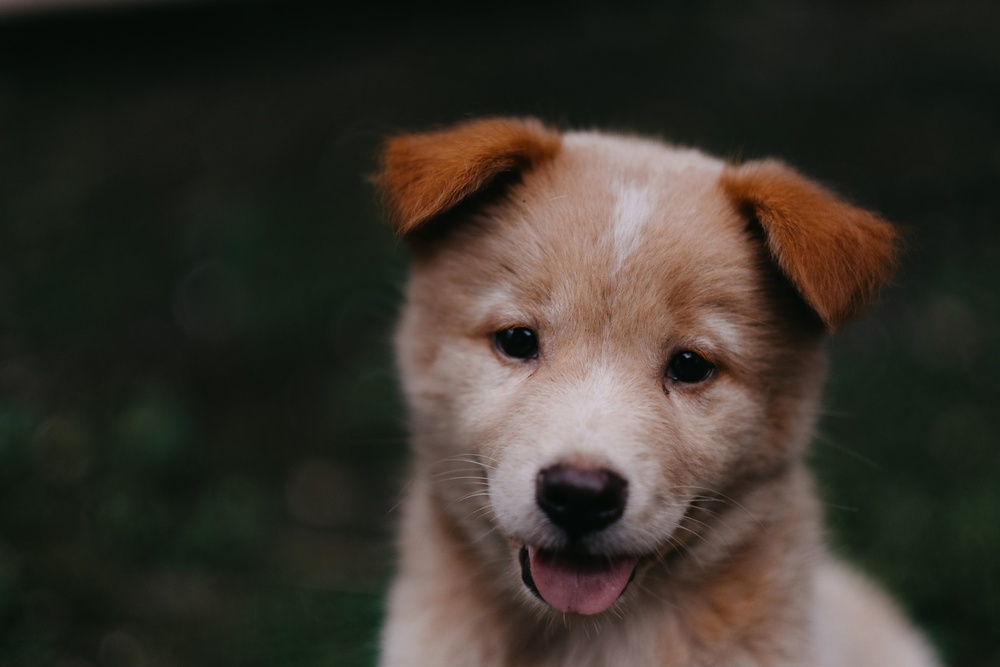
#> input picture data/opencv/00-puppy.jpg, 1000 x 667 px, shrunk from 1950 x 1300 before the run
$ jupyter execute 'Linear Algebra.ipynb'
#> lines starting #> are read from the running program, lines starting #| are printed output that depends on the picture
[cell 1]
import numpy as np
import matplotlib.pyplot as plt
from PIL import Image

Snippet for plotting vectors with colors:

[cell 2]
def plot_vectors(vectors, color):
    origin = [0, 0]
    plt.grid(visible=True)
    for idx, vector in enumerate(vectors):
        plt.quiver(
            [origin[0]],
            [origin[1]],
            [vector[0]],
            [vector[1]],
            color=color[idx],
            angles='xy',
            scale_units='xy',
            scale=1.)
    plt.gca().set_aspect('equal')

### Effect of matrix multiplication on vectors

When we apply a matrix to a vector, we end up with a transformed version of the vector. When we say that we apply the matrix to the vector, it means that we calculate the dot product of the matrix with the vector.
The transformed vector is rescaled & rotated version of the original vector.

Let's have vector $v = 2\hat{i} + 2\hat{j}$. In matrix form, it can be written as $v=[2, 2]$. Graphically this vector looks like the following.

[cell 3]
v = np.array([2, 2])
plt.figure(figsize=(7, 7))
plt.xlim(-4, 4)
plt.ylim(-4, 4)
plot_vectors([v], color=["deeppink"])
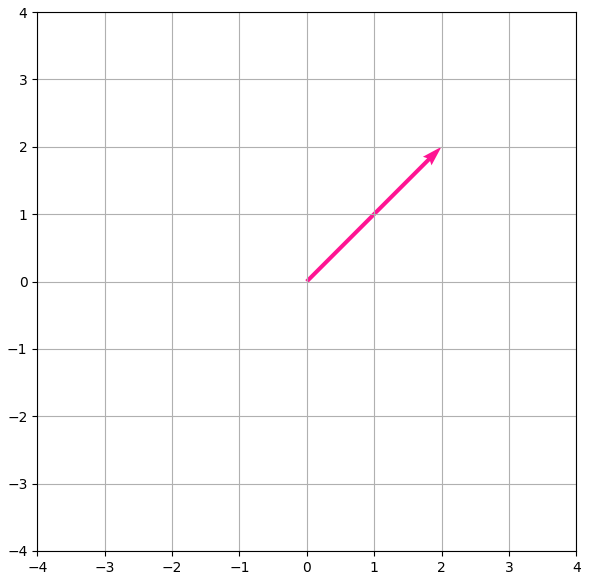
#> figure drawn by matplotlib, 1 panel

For simplicity, we'll do multiplication with diagonal matrix,
$$
D = \begin{bmatrix}
2 & 0\\
0 & 2
\end{bmatrix}
$$

[cell 4]
D = np.array([[2, 0], [0, 2]])

[cell 5]
np.dot(D, v)

Multiplication with diagonal matrix $D$ with same diagonal values gives us scaled version of original vector $v$.

[cell 6]
plt.figure(figsize=(7, 7))
plt.xlim(-1, 10)
plt.ylim(-1, 10)
plot_vectors([v, np.dot(D, v)], color=["deeppink", "teal"])
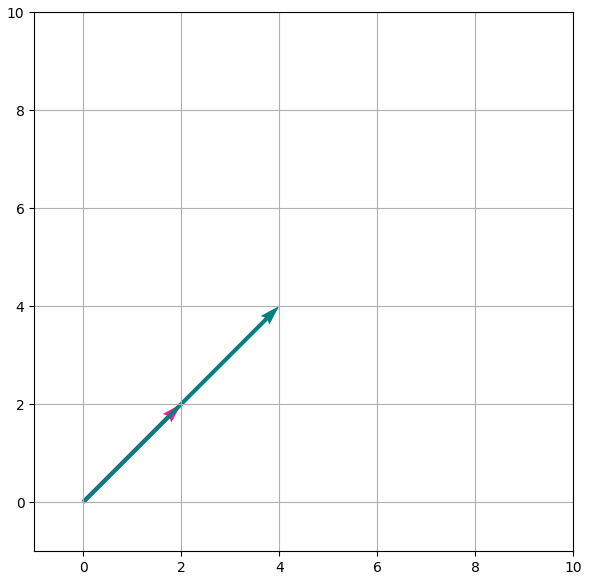
#> figure drawn by matplotlib, 1 panel

#### Example 2:
Now, we'll try different values for diagonal elements, such that
$$
D = \begin{bmatrix}
2 & 0\\
0 & 3
\end{bmatrix}
$$

[cell 7]
D = np.array([[2, 0], [0, 3]])

[cell 8]
[np.dot(D, v)]

[cell 9]
plt.figure(figsize=(7, 7))
plt.xlim(-1, 10)
plt.ylim(-1, 10)
plot_vectors([v, np.dot(D, v)], color=["deeppink", "teal"])

#### Example 3:
For
$$
D = \begin{bmatrix}
2 & 1\\
-3 & 2
\end{bmatrix}
$$

[cell 10]
D = np.array([[2, 1], [-3, 2]])

[cell 11]
np.dot(D, v)

[cell 12]
plt.figure(figsize=(7, 7))
plt.xlim(-1, 10)
plt.ylim(-5, 5)
plot_vectors([v, np.dot(D, v)], color=["deeppink", "teal"])
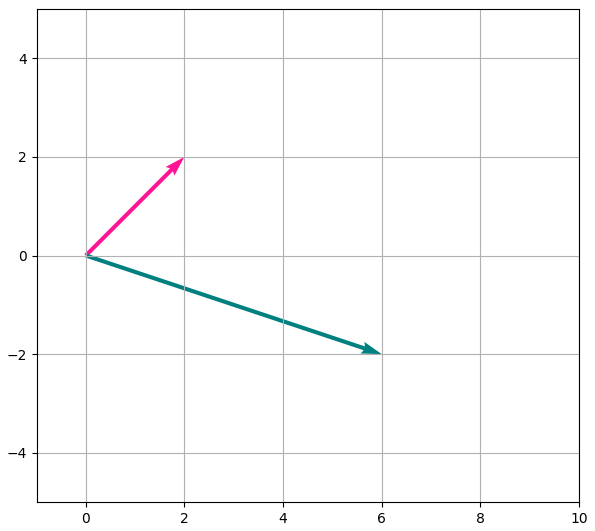
#> figure drawn by matplotlib, 1 panel

## Eigenvector & Eigenvalues

An eigenvector of a square matrix $A$ is a nonzero vector $v$ such that multiplication by $A$ alters only the scale of $v$:
$$ Av = \lambda v $$
the scalar $\lambda$ is known as the eigenvalue corresponding to this eigenvector.

[cell 13]
A = np.array([[1,2], [3,2]])

Eigenvectors & eigenvalues in python can be calculated using `numpy.linalg.eig` function. The function takes a square matrix & returns a tuple containing eigenvalues & eigenvectors.

[cell 14]
eig_val, eig_vec = np.linalg.eig(A)
print("Eigenvalues:", eig_val)
print("Eigenvectors:", eig_vec)

In the returned eigenvector matrix(second element of tuple), eigenvectors are along the each column.

[cell 15]
print(f"1st Eigenvalue is: {eig_val[0]} & 2nd Eigenvalue is: {eig_val[1]}.")
print(f"1st Eigenvector is: {eig_vec[:, 0]} & 2nd Eigenvector is: {eig_vec[:, 1]}.")

Now, let's check validity of above equation.

For $1^{st}$ vector:

[cell 16]
eig_vec_a = eig_vec[:, 0]
eig_val_a = eig_val[0]

L.H.S: $Av$

[cell 17]
np.dot(A, eig_vec_a)

R.H.S: $\lambda v$

[cell 18]
eig_val_a * eig_vec_a

[cell 19]
plt.figure(figsize=(7, 7))
plt.xlim(-2, 2)
plt.ylim(-2, 2)
plot_vectors(
    [eig_vec_a, np.dot(A, eig_vec_a)],
    color=["deeppink", "teal"])
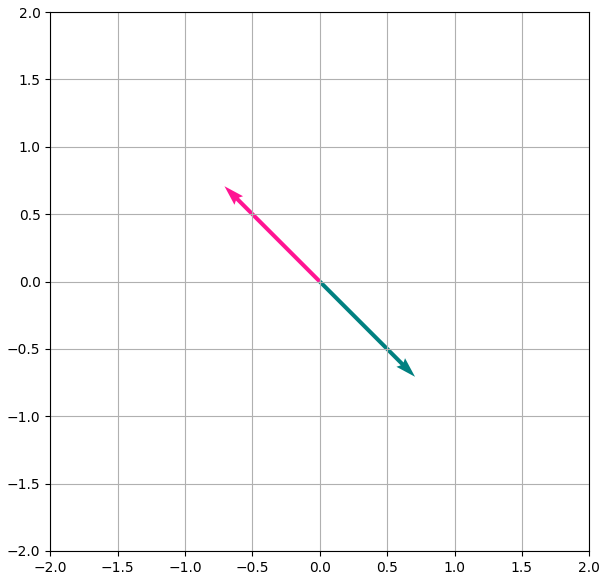
#> figure drawn by matplotlib, 1 panel

For $2^{nd}$ vector:

[cell 20]
eig_vec_b = eig_vec[:, 1]
eig_val_b = eig_val[1]

L.H.S: $Av$

[cell 21]
np.dot(A, eig_vec_b)

R.H.S: $\lambda v$

[cell 22]
eig_val_b * eig_vec_b

[cell 23]
plt.figure(figsize=(7, 7))
plt.xlim(-5, 2)
plt.ylim(-5, 2)
plot_vectors([eig_vec_b], color=["deeppink"])
plot_vectors([np.dot(A, eig_vec_b)], color=["teal"])

What if we have rescaled version of a eigenvector?
<br>If $v$ is an eigenvector $A$, then any rescaled vector $sv$, where $s \in R, s \ne 0$, is also an eigenvector. Moreover, $sv$ still has the same eigenvalue. For this reason, we generally are interested in unit eigenvectors. So, to keep eigenvectors un unit norm, the scaling is provided to the eigenvalues. See below example:

[cell 24]
np.linalg.eig(A)

[cell 25]
np.linalg.eig(3*A)

Notice we have same eigenvectors in both cases (because we are always interested in unit eigenvectors) & the effect of scaling is seen only in eigenvalues. In short, __scale eigenvectors & keep eigenvalues same__ or __scale eigenvalues & keep eigenvectors same__, both are same thing.

Now let's see effect of matrix multiplication on unit circle (all possible unit vectors) & eigenvectors of identity matrix.

[cell 26]
def plot_transformed_circle(matrix):
    # Taking parametric form of equation of the circle: x^2 + y^2 = r^2
    # Where x = cos(t) & y = sin(t)
    t = np.linspace(0, 2*np.pi, 1000)
    x = np.cos(t)
    y = np.sin(t)
    # Alternative way:
    # Taking standard form of equation of the circle: x^2 + y^2 = r^2
    # x = np.linspace(-1, 1, 1000)
    # y = np.sqrt(1 - x**2)
    # y_neg = -1 * y
    coords = np.array([x, y])
    transformed_x, transformed_y = np.dot(matrix, coords)
    plt.figure(figsize=(7, 7))
    plt.xlim(-4, 4)
    plt.ylim(-4, 4)
    plt.grid(visible=True)
    transformed_matrix = np.dot(matrix, np.identity(2))
    eig_vals, eig_vecs = np.linalg.eig(transformed_matrix)
    plot_vectors(
        [
            eig_vals[0] * eig_vecs[:, 0],
            eig_vals[1] * eig_vecs[:, 1]
        ],
        color=["r", "b"]
    )
    plt.plot(transformed_x, transformed_y, color="purple")
    plt.gca().set_aspect('equal')

[cell 27]
print("Circle without transformation:")
plot_transformed_circle(np.identity(2))

[cell 28]
A = np.array([[1,2], [3,2]])
A

[cell 29]
print("Circle with transformation:")
plot_transformed_circle(A)

## Eigendecomposition

We know that eigenvector $v$ of matrix $A$ follows:
$$ Av = \lambda v $$

Here $v$ is an $n$-dimensional vector represented as $v = v_1\hat{i_1} + v_2\hat{i_2} + ... + v_n\hat{i_n}$.
<br>It can also be written in matrix form as:

$$
v = \begin{bmatrix}
v_1\\
v_2\\
.\\
.\\
.\\
v_n
\end{bmatrix}_{nx1}
$$

We have $n$ such $n$-dimensional vectors, because it's a square matrix(no. of columns = no. of rows).
Each vector $v_p$, where $1<=p<=n$, can be written as:
$v_p = v_{p1}\hat{i_1} + v_{p2}\hat{i_2} + ... + v_{pn}\hat{i_n}$

Writing all these eigenvectors in matrix $V$:
$$
V = \begin{bmatrix}
v_{11} & v_{21} & ... & v_{n1}\\
v_{12} & v_{22} & ... & v_{n2}\\
. & . & ... & .\\
. & . & ... & .\\
. & . & ... & .\\
v_{n1} & v_{n1} & ... & v_{nn}
\end{bmatrix}_{nxn}
$$

Each eigenvector is associated with an eigenvalue. So:
$$
\Lambda = \begin{bmatrix}
\lambda_1 & 0 & ... & 0\\
0 & \lambda_2 & ... &0\\
. & . & ... & .\\
. & . & ... & .\\
. & . & ... & .\\
0 & 0 & ... & \lambda_n
\end{bmatrix}_{nxn}
$$

The equation can be rewritten for all eigenvectors & eigenvalues altogether.
$$AV = V\Lambda$$
Post-multiplying $V^{-1}$ both sides, we get:
$$AVV^{-1} = V\Lambda V^{-1}$$
$$AI = V\Lambda V^{-1}$$
$$A = V\Lambda V^{-1}$$
This formula is called __eigendecomposition__ of the matrix.

Let's see if the above formula works for our matrix.

[cell 30]
A = np.array([[1,2], [3,2]])
A

[cell 31]
eig_vals, eig_vecs = np.linalg.eig(A)

[cell 32]
eig_val_mat = np.diag(eig_vals)
eig_val_mat

[cell 33]
np.linalg.multi_dot((eig_vecs, eig_val_mat, np.linalg.inv(eig_vecs)))

[cell 34]
A

Both are same!!!

### Eigendecomposition for symmetric matrix

Let's create a symmetric matrix,
$$
A = \begin{bmatrix}
3 & 5 & -1\\
5 & -4 & 7\\
-1 & 7 & 0
\end{bmatrix}
$$

[cell 35]
A = np.array([[3, 5, -1,], [5, -4, 7], [-1, 7, 0]])

[cell 36]
eig_vals, eig_vecs = np.linalg.eig(A)

[cell 37]
eig_vals

[cell 38]
eig_vecs

One interesting property with eigenvector matrix $V$ of symmetric matrix $A$ is that $V$ is __orthogonal__. And since $V$ is orthogonal, we can say:
$$ V^T = V^{-1} $$

So the eigendecomposition formula for symmetric matrix becomes:
$$A = V\Lambda V^T$$

Let's verify that:

[cell 39]
np.around(np.linalg.multi_dot((eig_vecs, np.diag(eig_vals), eig_vecs.T)), decimals=3)

Specifically, every real symmetric matrix is guaranteed to have an eigendecomposition.

We can think matrix & vector/matrix(collection of vectors) multiplication as a step-by-step transformation of the vector.
Mathematically speaking, matrix multiplication between $A$ & $v$ is $Av$, where number of columns. in $A$ must be equal to number of rows(dimensions) in $v$.
<br>Now, we can easily decompose $A$ using eigendecomposition.
$$ Av = (V\Lambda V^{-1}) v$$
Using associative property:
$$ (V\Lambda V^{-1}) v = (V(\Lambda (V^{-1} v)))$$
Let's check the transformation:

[cell 40]
# Taking parametric form of equation of the circle: x^2 + y^2 = r^2
# Where x = cos(t) & y = sin(t)
t = np.linspace(0, 2*np.pi, 1000)
x = np.cos(t)
y = np.sin(t)
# Alternative way:
# Taking standard form of equation of the circle: x^2 + y^2 = r^2
# x = np.linspace(-1, 1, 1000)
# y = np.sqrt(1 - x**2)
# y_neg = -1 * y
plt.figure(figsize=(7, 7))
plt.xlim(-4, 4)
plt.ylim(-4, 4)
coords = np.array([x, y])
plt.grid(visible=True)
plt.plot(x, y, color="purple")
plt.gca().set_aspect('equal')

[cell 41]
A = np.array([[1,2], [3,2]])
A

[cell 42]
eig_vals, eig_vecs = np.linalg.eig(A)

First transformation: $V^{-1} v$

[cell 43]
plt.figure(figsize=(7, 7))
plt.xlim(-4, 4)
plt.ylim(-4, 4)
coords = np.array([x, y])
V_inv_v = np.dot(np.linalg.inv(eig_vecs), coords)
plt.grid(visible=True)
plt.plot(V_inv_v[0], V_inv_v[1], color="purple")
plt.gca().set_aspect('equal')

Second transformation: $\Lambda (V^{-1} v))$

[cell 44]
plt.figure(figsize=(7, 7))
plt.xlim(-5, 5)
plt.ylim(-5, 5)
Lambda_V_inv_v = np.dot(np.diag(eig_vals), V_inv_v)
plt.grid(visible=True)
plt.plot(Lambda_V_inv_v[0], Lambda_V_inv_v[1], color="purple")
plt.gca().set_aspect('equal')

Third transformation: $V(\Lambda (V^{-1} v))$

[cell 45]
plt.figure(figsize=(7, 7))
plt.xlim(-5, 5)
plt.ylim(-5, 5)
V_Lambda_V_inv_v = np.dot(eig_vecs, Lambda_V_inv_v)
plt.grid(visible=True)
plt.plot(V_Lambda_V_inv_v[0], V_Lambda_V_inv_v[1], color="purple")
plt.gca().set_aspect('equal')

Let's compare all by plotting them altogether.

[cell 46]
plt.figure(figsize=(7, 7))
plt.xlim(-5, 5)
plt.ylim(-5, 5)
coords = np.array([x, y])
V_inv_v = np.dot(np.linalg.inv(eig_vecs), coords)
plt.grid(visible=True)
colors = ["limegreen", "crimson", "fuchsia", "tomato"]
plt.plot(x, y, color=colors[0])
plt.plot(V_inv_v[0], V_inv_v[1], color=colors[1])
plt.plot(Lambda_V_inv_v[0], Lambda_V_inv_v[1], color=colors[2])
plt.plot(V_Lambda_V_inv_v[0], V_Lambda_V_inv_v[1], color=colors[3])
plt.legend(labels=["original", "first transformation", "second transformation", "third transformation"])
plt.gca().set_aspect('equal')

### Applications of eigendecomposition:

#### 1. Eigenvectors & eigenvalues of inverse matrix:
We know that $A = V\Lambda V^{-1}$. So,
$$(A)^{-1} = (V\Lambda V^{-1})^{-1}$$
$$A^{-1} = (V\Lambda V^{-1})^{-1}$$
Using matrix property, $ (ABC)^{-1} = C^{-1}B^{-1}A^{-1}$, we get
$$A^{-1} = (V^{-1})^{-1}(\Lambda)^{-1} (V)^{-1}$$
<br>
$$A^{-1} = V\Lambda^{-1}V^{-1}$$
<br>
Since this equation is eigendecomposition of $A^{-1}$, we can say that $V$ is an eigenvector matrix of $A^{-1}$, which means $A$ & $A^{-1}$, both have same eigenvectors. $\Lambda^{-1}$ is the eigenvalues of $A^{-1}$.
$\Lambda$ is a diagonal matrix containing eigenvalues of $A$, where $\Lambda_{ii} = \lambda_{i}$, hence $\Lambda^{-1}$ can be easily calculated by doing $\Lambda^{-1}_{ii} = \frac{1}{\lambda_{i}}$ (property of diagonal matrix), where $\lambda_{i} \ne 0$.

#### 2. Optimizing quadratic equations:
Quadratic equations can be expressed in matrix form.
$$f(x)= \begin{bmatrix}
x_1\\
x_2
\end{bmatrix}
\begin{bmatrix}
a & b\\
c & d
\end{bmatrix}
\begin{bmatrix}
x_1 & x_2
\end{bmatrix} = x^TAx$$

$$f(x)=ax^2_1+(b+c)x_1x_2+dx_2^2$$

For simplicity let's take symmetric matrix.
$$f(x)= \begin{bmatrix}
x_1\\
x_2
\end{bmatrix}
\begin{bmatrix}
a & b\\
b & d
\end{bmatrix}
\begin{bmatrix}
x_1 & x_2
\end{bmatrix} = x^TAx$$

$$f(x)=ax^2_1+2bx_1x_2+dx_2^2$$
To optimize the equation, we have to get rid of cross terms (non-squared terms). For that we have to get rid of everything in the matrix except for the main diagonal.
We can do __change in variable__ using __Principal Axes Theorem__.
<br><br>__Principal Axes Theorem__:
<br> We can substitute $x=Py$ in quadratic equation $x^TAx$, where $P$ is a matrix.
$$x^TAx = (Py)^TA(Py)$$
$$x^TAx = y^TP^TAPy$$
$$x^TAx = y^T(P^TAP)y$$
<br><br>We have eigendecomposition equation for symmetric matrix, $$A = V\Lambda V^T$$
Pre-multiply both sides with $V^T$, $$V^TA = V^TV\Lambda V^T$$
We also know that $V$ is orthogonal matrix, so $V^TV = I$.
$V^T$, $$V^TA = \Lambda V^T$$
Post-multiply both sides with $V$, $$V^TAV = \Lambda V^TV$$
We, now have $$V^TAV = \Lambda $$
<br><br>
Look closely to both equations, viz, $$x^TAx = y^T(P^TAP)y$$ and $$V^TAV = \Lambda $$
In both equations $A$ is symmetric matrix. $(P^TAP)$ & $\Lambda$ are diagonal matrices. With that being said, $P$ can be eigenvector matrix of $A$, that means $(P^TAP)$ can be replaced by $\Lambda$.
The quadratic equation now changes to:
$$x^TAx = y^T\Lambda y$$ where $\Lambda$ is eigenvalues of $A$.
The equation can be rewritten as
$$f(x)= \begin{bmatrix}
y_1\\
y_2
\end{bmatrix}
\begin{bmatrix}
\lambda_1 & 0\\
0 & \lambda_2
\end{bmatrix}
\begin{bmatrix}
y_1 & y_2
\end{bmatrix} = x^TAx = \lambda_1y^2_1+\lambda_2y_2^2$$
For n-variables we have: $f(x)=  \lambda_1y^2_1 + \lambda_2y_2^2 + ....... + \lambda_ny^2_n$
<br><br>To optimize quadratic expressions subject to $||x||_2$.
Since $x=Py$,
$$x^Tx = (Py)^TPy$$
$$x^Tx = y^TP^TPy$$
$x^Tx = y^Ty$ (because these are orthogonal matrix, hence $P^TP = I$)
$$||x|| = ||y|| = 1$$
$$y^2_1+y_2^2 = 1$$
Now optimizing $f(x) = \lambda_1y^2_1+\lambda_2y_2^2$, let's assume $\lambda_1 > \lambda_2$.
Then, $$\lambda_1y^2_1 \ge \lambda_2y^2_1$$
Adding $\lambda_2y_2^2$ both sides,
$$\lambda_1y^2_1 + \lambda_2y_2^2 \ge \lambda_2y^2_1 + \lambda_2y_2^2$$
$$\lambda_1y^2_1 + \lambda_2y_2^2 \ge \lambda_2(||y||_2)$$
$$\lambda_1y^2_1 + \lambda_2y_2^2 \ge \lambda_2$$
$$f(x) \ge \lambda_2$$
__Minimum value of $f(x)$ is $\lambda_2$. Similarly, Maximum value of $f(x)$ is $\lambda_1$.__
<br><br>
Instead of doing all these derivation, there is a shortcut.
$$f(x) = x^TAx$$
Let's assume $x$ as eigenvector of $A$,
$$f(x) = x^T\lambda x  = \lambda x^Tx = \lambda ||x||_2 = \lambda$$
$$f(x) = \lambda$$
Whenever $x$ is equal to an eigenvector of $A$, $f$ takes on the value if the correspoing eigenvalue. The maximum value of $f$ within the constraint region is the maximum eigenvalue & its minimum value within the constraint region is the minimum eigenvalue.

## Singular Value Decomposition
Earlier, we saw how to decompose matrix into eigenvalues & eigenvectors using eigendecomposition. The __singular value decomposition(SVD)__ provides another way to factorize/decompose a matrix, into __singular values__ & __singular vectors__. Every real matrix has a singular value decomposition, but the same is not true of the eigendecomposition. For example, if a matrix is not square the, eigendecomposition is not defined, and we must use a singular value decomposition instead.

We defined eigendecomposition as,
$$A = V\Lambda V^{-1}$$
The singular value decomposition is similar, except this time we will use product of three different matrices to form $A$,
$$A = UDV^T$$
Suppose $A$ is an $m \times n$ matrix. Then $U$ is defined to be an $m \times m$ matrix, $D$ to be an $m \times n$ matrix, and $V$ to be an $n \times n$ matrix.
The columns of $U$ are know as __left-singular vectors__ of $A$.
The elements along the diagonal of $D$ are know as __singular values__ of $A$.
The columns of $V$ are know as __right-singular vectors__ of $A$.

Let's calculate SVD in python for
$$
A = \begin{bmatrix}
-3 & 0\\
3 & -3\\
4 & -4
\end{bmatrix}
$$

[cell 47]
A = np.array([[-3,  0],
       [ 3, -3],
       [ 4, -4]])

[cell 48]
U, D, V = np.linalg.svd(A)

__Left singular vectors matrix (U):__

[cell 49]
U

__Singular values matrix (D):__

[cell 50]
D

We will generate it properly.

[cell 51]
diag_matrix = np.zeros_like(A, dtype=np.float32)
np.fill_diagonal(diag_matrix, D)

[cell 52]
diag_matrix

__Right singular vectors matrix (V):__
<br>__Note__: $V$ by default is transposed, so don't have to transpose it.

[cell 53]
V

Let's multiply all three:

[cell 54]
np.around(np.linalg.multi_dot((U,diag_matrix,V)), decimals=4)

[cell 55]
A

Both are same!!!
<br>But how are $U$, $D$ and $V$ calculated?

__$U$ is eigenvectors of $AA^T$:__
<br><br>
Proof: Since,
$$A = UDV^T$$
$$A^T = (UDV^T)^T$$
Multiplying both, we get:
$$AA^T = UDV^T(UDV^T)^T = UDV^TVD^TU^T$$
<br>
$$\hspace{5cm}AA^T = UDD^TU^T     \hspace{3cm}  \because (V^TV = I) $$
<br>
The above expession can be compared with __eigen decomposition__ and it is evident that $U$ is eigenvector matrix of $AA^T$.

[cell 56]
U_hat = np.linalg.eig(np.matmul(A, A.T))[1]
U_hat

[cell 57]
U

__Note:__ Since each column of eigenvector matrix represent an eigenvector, we might have a different order or sign(opposite direction) in eigenvectors. This does not change the fact that $U=eigenvectors(AA^T)$. We generally use numpy's SVD to be more accurate in eigenvector's order.
<br><br>
One more thing to notice is that singular values are ordered in descending manner. It means that initial singular values & singular vectors contain lot of information about the original matrix than the later ones.

__$D$ is square root of non-zero eigenvalues of $A^TA$ or $AA^T$:__
<br><br>
Proof: The proof for $U$ tells us that eigen values of $AA^T$ is equal to $DD^T$. So, conversely, $D$ is equal to the square root of non-zero eigen-values of $AA^T$.

[cell 58]
D_hat = np.sqrt(np.around(np.linalg.eig(np.matmul(A, A.T))[0], decimals=6))
D_hat

[cell 59]
D_hat2 = np.sqrt(np.around(np.linalg.eig(np.matmul(A.T, A))[0], decimals=6))
D_hat2

[cell 60]
D

__$V$ is eigenvectors of $A^TA$:__
Proof: Since,
$$A = UDV^T$$
$$A^T = (UDV^T)^T$$
Multiplying both, we get:
$$A^TA = (UDV^T)^TUDV^T = VD^TU^TUDV^T$$
<br>
$$\hspace{5cm}AA^T  = VD^TDV^T    \hspace{3cm}  \because (U^TU = I) $$
<br>
The above expession can be compared with __eigen decomposition__ and it is evident that $V$ is eigenvector matrix of $A^TA$.

[cell 61]
V_hat = np.linalg.eig(np.matmul(A.T, A))[1].T
V_hat

[cell 62]
V

### Applications of SVD:

#### 1. Moore-Penrose Pseudo-inverse
Matrix inversion is not defined for matrices that are not square. Suppose we want to solve linear equation $Ax = b$, we'll take $A^{-1}$ both sides to make it $x = A^{-1}B$. Depending on the structure of the problem, it may not be possible to calculate $A^{-1}$.
<br><br>
If $A$ is taller than it is wide $(rows > columns)$, i.e., __overdetermined system of linear equations__, then it is possible for this equation to have no solution. If $A$ is wider than it is tall $(rows < columns)$, i.e., __underdetermined system of linear equations__, then there could be multiple possible solution.
<br><br>
Both the cases above, points to non-square matrix.
We know for any matrix $A$, SVD is defined as:
$$A = UDV^T$$
Then,
$$A^{-1} = (UDV^T)^{-1}$$
$$A^{-1} = (V^T)^{-1}D^{-1}U^{-1}$$
We also know that $U$ & $V$ are orthogonal matrices, so inverses would be equal to their corresponding transposes.
$$A^{-1} = (V^T)^TD^{-1}U^T$$
$$A^{-1} = VD^{-1}U^T$$
But, wait a minute!!!! Didn't we just say that _"Matrix inversion is not defined for matrices that are not square."_? Yes!! That is correct. Now, instead of saying that we are calculating inverse, we'll say we are calculating __pseudo-inverse__. Pseudo-inverse of matrix $A$ is expressed as $A^+$. So above equation becomes:
$$A^+ = VD^+U^T$$
Here both $A^+$ & $D^+$ are pseudo-inverses of $A$ & $D$.
<br>
$D^+$ is obtained by taking the reciprocal of its nonzero elements then taking the transpose of the resulting matrix.

The pseudo-inverse solves the system of linear equations in the least square error perspective: it finds the solution that minimize the error.

$$ AA^+≈I_n $$
minimizing
$$ ‖AA^+−I_n‖_2 $$

So, When we don't have a square matrix for system of equations, the solution becomes:
$$ x = A^+B $$

__Over-determined case__ ($n_{equations} > n_{variables}$):
<br>
In case of overdetermined system of equations, we don't have a solution(you can confirm that with below figure).

[cell 63]
x = np.linspace(-10, 10, 50)
y1 = (1 - 2 * x) / 3    # 3x + 2y = 1
y2 = (x - 4) / 7    # x - 7y = 4
y3 = (12 + 4 * x) / 9   # -4x + 9y = 12

[cell 64]
plt.figure(figsize=(7,7))
plt.plot(x, y1)
plt.plot(x, y2)
plt.plot(x, y3)

Coefficient matrix:

[cell 65]
A = np.array([[3, 2], [1, -7], [-4, 9]])
A

Constant matrix:

[cell 66]
B = np.array([[1], [4], [12]])
B

Pseudo-inverse of $A$:

[cell 67]
U, D, V = np.linalg.svd(A)
D_plus = np.zeros_like(A.T, dtype=np.float32)
np.fill_diagonal(D_plus, 1 / D)

A_plus = V @ D_plus @ U.T
A_plus

Let's confirm our result with numpy's own pseudo-inverse function.

[cell 68]
np.linalg.pinv(A)

[cell 69]
plt.figure(figsize=(7,7))
plt.plot(x, y1)
plt.plot(x, y2)
plt.plot(x, y3)
plt.scatter(*(A_plus @ B).flatten(), color="r", s=7)

We can use this implementation for implementing linear regression:

[cell 70]
x = np.linspace(20, 80, 50)
m = 4
c = 10
random_error= np.random.randint(-30, 30, x.shape[0])
y = m*x + c + random_error

[cell 71]
plt.scatter(x, y)

[cell 72]
A = np.concatenate((x.reshape(-1, 1), np.ones_like(x).reshape(-1, 1)), axis=1)
B = y.reshape(-1, 1)

[cell 73]
m_calc, c_calc = (np.linalg.pinv(A) @ B).flatten()

plt.scatter(x, y)
plt.plot(x, m_calc*x + c_calc, color="r")

__Under-determined case__ ($n_{equations} < n_{variables}$):
<br>
In case of under-determined system of equations, we have a multiple solutions possible.
$$x = A^+B$$
In this case, pseudo-inverse computes solution $x = A^+B$, where $||x||_2$ is minimum/least.

#### 2. Dimensionality Reduction

[cell 74]
image = Image.open("../data/opencv/00-puppy.jpg")
#> image is the input picture: PIL image 1000x667 RGB; mean R, G, B 57.3, 51.8, 43.8
#> (the rest of the program and of its run is left out)
